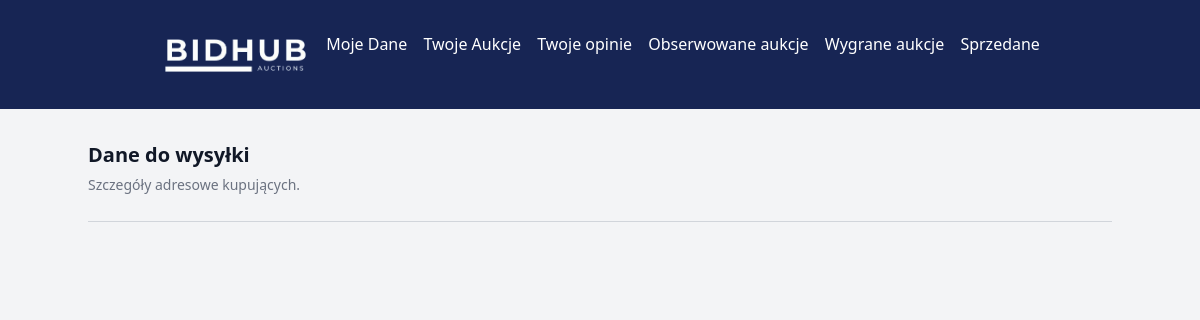
The app's page /dist/user_delivery_form.php, older data.
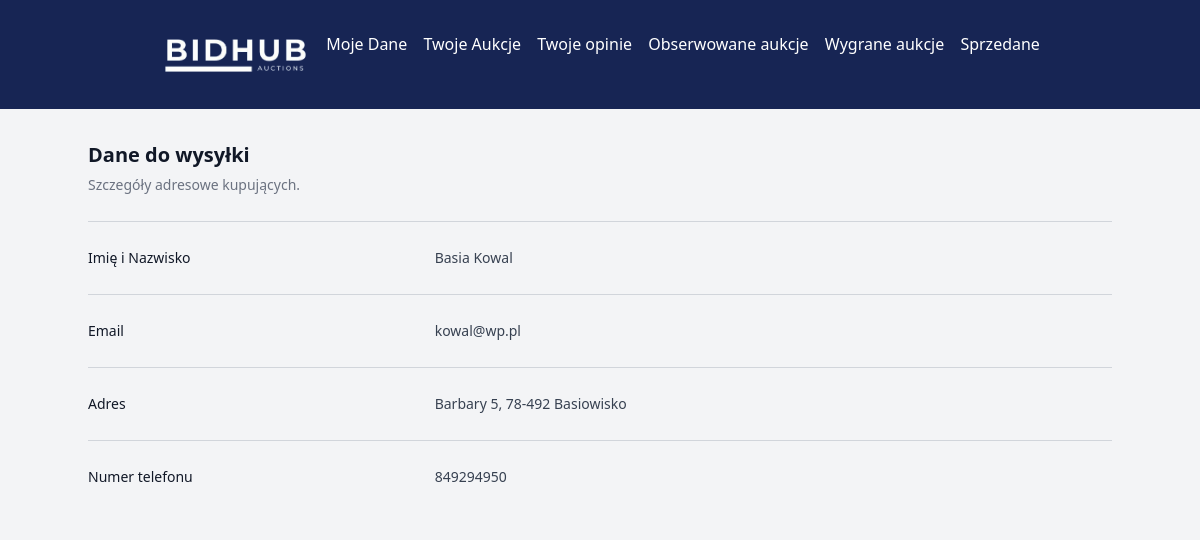
The same page, newer data.
### tables this page shows
CREATE TABLE `users` (
  `id_user` int(11) NOT NULL,
  `firstName` varchar(50) NOT NULL,
  `lastName` varchar(50) NOT NULL,
  `email` varchar(60) NOT NULL,
  `id_role` tinyint(4) NOT NULL DEFAULT 1,
  `pass` varchar(255) NOT NULL,
  `passwordrepeat` varchar(255) NOT NULL,
  `city` varchar(100) DEFAULT NULL,
  `street` varchar(100) DEFAULT NULL,
  `house_number` varchar(10) DEFAULT NULL,
  `postal_code` varchar(20) DEFAULT NULL,
  `phone_number` varchar(20) DEFAULT NULL,
  `profile_image` varchar(255) DEFAULT '../uploads/user-3331256_1280.png',
  `reset_token` varchar(255) DEFAULT NULL,
  `token_expiry` datetime DEFAULT NULL
);

### dist/user_delivery_form.php (the view, shortened to what this page needs)
<?php
include_once "../scripts/connect.php";
$query = "
    SELECT u.id_user, u.firstName,  u.lastName, u.email, u.city, u.street , u.house_number, u.postal_code, u.phone_number
    FROM users u
    INNER JOIN completed_auctions ca ON u.id_user = ca.highest_bidder_id
";
$stmt = $conn->prepare($query);
$stmt->execute();
?>
<!DOCTYPE html>
<html lang="en">
<head>
    <link rel="stylesheet" href="../src/user_profile.css">
    <link href="https://cdn.jsdelivr.net/npm/tailwindcss@2.2.19/dist/tailwind.min.css" rel="stylesheet">
</head>
<body class="bg-gray-100">
<header class="bg-blue-950">
        <div class=" container w-4/5 m-auto bg-blue-950 flex justify-around  p-8">
        <div class=""><a href="loggin.php"><img src="/projekt/projekt/img/BidHub_logo_removebg_minimalized.png" alt="Błąd załadowania zdjęcia" width="150" height="150"></a></div>
            <div class="text-white"><a href="user_profile.php">Moje Dane</a></div>
            <div class="text-white"><a href="user_profile_auctions.php">Twoje Aukcje</a></div>
            <div class="text-white"><a href="my_reviews.php">Twoje opinie</a></div>
            <div class="text-white"><a href="user_profile_fav.php">Obserwowane aukcje</a></div>
            <div class="text-white"><a href="user_win_auction_profile.php">Wygrane aukcje</a></div>
            <div class="text-white"><a href="user_sold_list.php">Sprzedane</a></div>
        </div>
    </header>
    <main class="container mx-auto mt-8">
        <div class="px-4 sm:px-0">
            <h3 class="text-xl font-semibold leading-7 text-gray-900">Dane do wysyłki</h3>
            <p class="mt-1 max-w-2xl text-sm leading-6 text-gray-500">Szczegóły adresowe kupujących.</p>
        </div>
        <div class="mt-6 border-t border-gray-300">
            <?php while ($row = $stmt->fetch(PDO::FETCH_ASSOC)): ?>
                <dl class="divide-y divide-gray-300">
                    <div class="px-4 py-6 sm:grid sm:grid-cols-3 sm:gap-4 sm:px-0">
                        <dt class="text-sm font-medium leading-6 text-gray-900">Imię i Nazwisko</dt>
                        <dd class="mt-1 text-sm leading-6 text-gray-700 sm:col-span-2 sm:mt-0">
                            <?php echo htmlspecialchars($row['firstName'] . ' ' . $row['lastName']); ?>
                        </dd>
                    </div>
                    <div class="px-4 py-6 sm:grid sm:grid-cols-3 sm:gap-4 sm:px-0">
                        <dt class="text-sm font-medium leading-6 text-gray-900">Email</dt>
                        <dd class="mt-1 text-sm leading-6 text-gray-700 sm:col-span-2 sm:mt-0">
                            <?php echo htmlspecialchars($row['email']); ?>
                        </dd>
                    </div>
                    <div class="px-4 py-6 sm:grid sm:grid-cols-3 sm:gap-4 sm:px-0">
                        <dt class="text-sm font-medium leading-6 text-gray-900">Adres</dt>
                        <dd class="mt-1 text-sm leading-6 text-gray-700 sm:col-span-2 sm:mt-0">
                            <?php echo htmlspecialchars($row['street'] . ' ' . $row['house_number'] . ', ' . $row['postal_code'] . ' ' . $row['city']); ?>
                        </dd>
                    </div>
                    <div class="px-4 py-6 sm:grid sm:grid-cols-3 sm:gap-4 sm:px-0">
                        <dt class="text-sm font-medium leading-6 text-gray-900">Numer telefonu</dt>
                        <dd class="mt-1 text-sm leading-6 text-gray-700 sm:col-span-2 sm:mt-0">
                            <?php echo htmlspecialchars($row['phone_number']); ?>
                        </dd>
                    </div>
                </dl>
            <?php endwhile; ?>
        </div>
    </main>
</body>
</html>

Row changes from the older to the newer data that the page shows:
added users: firstName+lastName "Basia Kowal", email "kowal@wp.pl", street+house_number+postal_code "Barbary 5, 78-492 Basiowisko", phone_number "849294950"
